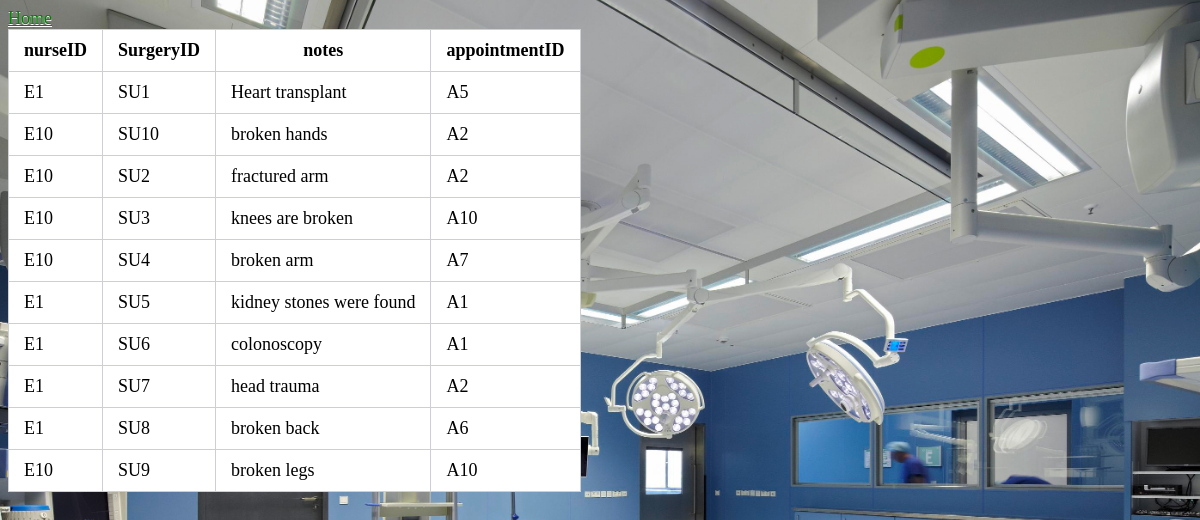
Page /Surgeries.php on the committed database.
### tables this page shows
CREATE TABLE `surgeries` (
  `nurseID` varchar(10) NOT NULL,
  `SurgeryID` varchar(10) NOT NULL,
  `notes` varchar(50) NOT NULL,
  `appointmentID` varchar(10) DEFAULT NULL,
  `results` varchar(10) DEFAULT NULL
);

### Surgeries.php (the view, shortened to what this page needs)
<!DOCTYPE html>
<html>
<head><link rel="stylesheet" href="style.css" type="text/css"></head>
<a href ="index.html">Home</a>
<body>
	<?php
	include('dbconnect.php');
$query ="SELECT * FROM surgeries";
$result = mysqli_query($conn,$query);
echo
"<table>
<tr>
	<th> nurseID </th>
	<th> SurgeryID </th>
	<th> notes </th>
	<th> appointmentID </th>
	</tr>";
if ($result->num_rows > 0) {
while ($row = mysqli_fetch_assoc($result)){
	if ($row)
		echo "<tr><td>".$row["nurseID"]."</td><td>".$row["SurgeryID"]."</td><td>".$row["notes"]."</td><td>".$row["appointmentID"]."</td></tr>";
}
}
else {
	echo "DIDN'T FIND ANYTHING";
}
echo
"</table>";
?>
</body>
</html>

### style.css (style rules this page uses)
table { border-collapse: collapse; background-color:white; }
th, td { border: 1px solid #cecfd5; padding: 10px 15px; }
body { font-size:18px; text-shadow: 0 1px 0 white; color:black; }
html { background: url("wellnessClinic.jpg") no-repeat center center fixed; -webkit-background-size: cover; -moz-background-size: cover; -o-background-size: cover; background-size: cover; }
a:link { color:green; }

### rows in the picture
surgeries: nurseID "E1", SurgeryID "SU1", notes "Heart transplant", appointmentID "A5"
surgeries: nurseID "E10", SurgeryID "SU10", notes "broken hands", appointmentID "A2"
surgeries: nurseID "E10", SurgeryID "SU2", notes "fractured arm", appointmentID "A2"
surgeries: nurseID "E10", SurgeryID "SU3", notes "knees are broken", appointmentID "A10"
surgeries: nurseID "E10", SurgeryID "SU4", notes "broken arm", appointmentID "A7"
surgeries: nurseID "E1", SurgeryID "SU5", notes "kidney stones were found", appointmentID "A1"
surgeries: nurseID "E1", SurgeryID "SU6", notes "colonoscopy", appointmentID "A1"
surgeries: nurseID "E1", SurgeryID "SU7", notes "head trauma", appointmentID "A2"
surgeries: nurseID "E1", SurgeryID "SU8", notes "broken back", appointmentID "A6"
surgeries: nurseID "E10", SurgeryID "SU9", notes "broken legs", appointmentID "A10"
